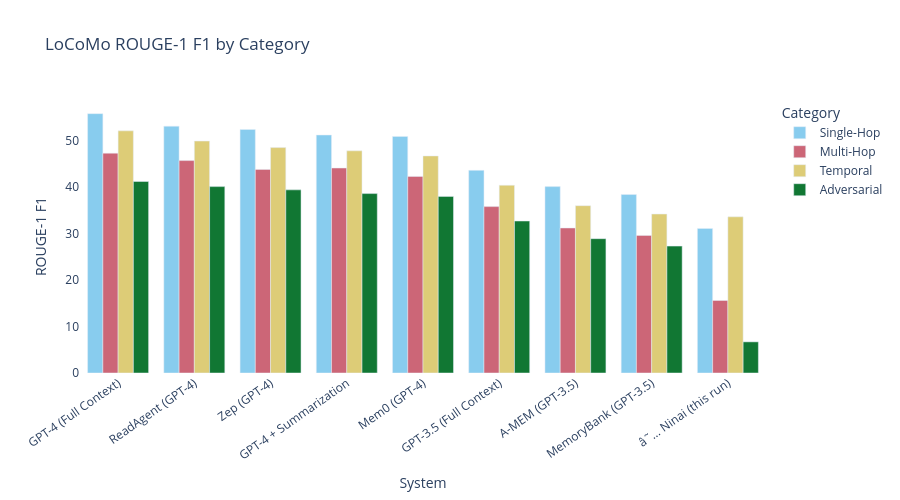

Here is the notebook cell this chart was saved with:
### Code cell
df_melt = df_compare.melt(id_vars='name', value_vars=radar_cats, var_name='Category', value_name='ROUGE-1 F1')
df_melt['Category'] = df_melt['Category'].map(dict(zip(radar_cats, radar_labels)))
fig_group = px.bar(df_melt, x='name', y='ROUGE-1 F1', color='Category', barmode='group',
    title='LoCoMo ROUGE-1 F1 by Category', labels={'name': 'System'}, height=500,
    color_discrete_sequence=px.colors.qualitative.Safe)
fig_group.update_layout(xaxis_tickangle=-35, plot_bgcolor='white')
fig_group.show()

### Figure 1 — Plotly figure (JSON) as saved in the notebook; plotly's stock layout.template omitted (floating-point values rounded to 4 significant figures)
{"data": [{"alignmentgroup": "True", "hovertemplate": "Category=Single-Hop<br>System=%{x}<br>ROUGE-1 F1=%{y}<extra></extra>", "legendgroup": "Single-Hop", "marker": {"color": "rgb(136, 204, 238)", "pattern": {"shape": ""}}, "name": "Single-Hop", "offsetgroup": "Single-Hop", "orientation": "v", "showlegend": true, "textposition": "auto", "type": "bar", "x": ["GPT-4 (Full Context)", "ReadAgent (GPT-4)", "Zep (GPT-4)", "GPT-4 + Summarization", "Mem0 (GPT-4)", "GPT-3.5 (Full Context)", "A-MEM (GPT-3.5)", "MemoryBank (GPT-3.5)", "â˜… Ninai (this run)"], "xaxis": "x", "y": [55.8, 53.1, 52.4, 51.2, 50.9, 43.6, 40.1, 38.4, 31.1], "yaxis": "y"}, {"alignmentgroup": "True", "hovertemplate": "Category=Multi-Hop<br>System=%{x}<br>ROUGE-1 F1=%{y}<extra></extra>", "legendgroup": "Multi-Hop", "marker": {"color": "rgb(204, 102, 119)", "pattern": {"shape": ""}}, "name": "Multi-Hop", "offsetgroup": "Multi-Hop", "orientation": "v", "showlegend": true, "textposition": "auto", "type": "bar", "x": ["GPT-4 (Full Context)", "ReadAgent (GPT-4)", "Zep (GPT-4)", "GPT-4 + Summarization", "Mem0 (GPT-4)", "GPT-3.5 (Full Context)", "A-MEM (GPT-3.5)", "MemoryBank (GPT-3.5)", "â˜… Ninai (this run)"], "xaxis": "x", "y": [47.3, 45.7, 43.8, 44.1, 42.3, 35.8, 31.2, 29.6, 15.6], "yaxis": "y"}, {"alignmentgroup": "True", "hovertemplate": "Category=Temporal<br>System=%{x}<br>ROUGE-1 F1=%{y}<extra></extra>", "legendgroup": "Temporal", "marker": {"color": "rgb(221, 204, 119)", "pattern": {"shape": ""}}, "name": "Temporal", "offsetgroup": "Temporal", "orientation": "v", "showlegend": true, "textposition": "auto", "type": "bar", "x": ["GPT-4 (Full Context)", "ReadAgent (GPT-4)", "Zep (GPT-4)", "GPT-4 + Summarization", "Mem0 (GPT-4)", "GPT-3.5 (Full Context)", "A-MEM (GPT-3.5)", "MemoryBank (GPT-3.5)", "â˜… Ninai (this run)"], "xaxis": "x", "y": [52.1, 49.9, 48.5, 47.8, 46.7, 40.4, 36.0, 34.2, 33.6], "yaxis": "y"}, {"alignmentgroup": "True", "hovertemplate": "Category=Adversarial<br>System=%{x}<br>ROUGE-1 F1=%{y}<extra></extra>", "legendgroup": "Adversarial", "marker": {"color": "rgb(17, 119, 51)", "pattern": {"shape": ""}}, "name": "Adversarial", "offsetgroup": "Adversarial", "orientation": "v", "showlegend": true, "textposition": "auto", "type": "bar", "x": ["GPT-4 (Full Context)", "ReadAgent (GPT-4)", "Zep (GPT-4)", "GPT-4 + Summarization", "Mem0 (GPT-4)", "GPT-3.5 (Full Context)", "A-MEM (GPT-3.5)", "MemoryBank (GPT-3.5)", "â˜… Ninai (this run)"], "xaxis": "x", "y": [41.2, 40.1, 39.4, 38.6, 38.0, 32.7, 28.9, 27.3, 6.7], "yaxis": "y"}], "layout": {"barmode": "group", "height": 500, "legend": {"title": {"text": "Category"}, "tracegroupgap": 0}, "plot_bgcolor": "white", "title": {"text": "LoCoMo ROUGE-1 F1 by Category"}, "xaxis": {"anchor": "y", "domain": [0.0, 1.0], "tickangle": -35, "title": {"text": "System"}}, "yaxis": {"anchor": "x", "domain": [0.0, 1.0], "title": {"text": "ROUGE-1 F1"}}}}
